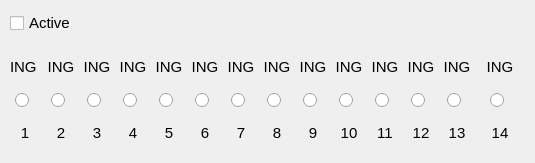
<?xml version="1.0" encoding="UTF-8"?>
<ui version="4.0">
 <class>Form</class>
 <widget class="QWidget" name="Form">
  <property name="geometry">
   <rect>
    <x>0</x>
    <y>0</y>
    <width>535</width>
    <height>163</height>
   </rect>
  </property>
  <property name="windowTitle">
   <string>Form</string>
  </property>
  <widget class="QWidget" name="layoutWidget">
   <property name="geometry">
    <rect>
     <x>10</x>
     <y>50</y>
     <width>513</width>
     <height>101</height>
    </rect>
   </property>
   <layout class="QGridLayout" name="gridLayout_3">
    <item row="2" column="2" alignment="Qt::AlignHCenter">
     <widget class="QLabel" name="label_35">
      <property name="minimumSize">
       <size>
        <width>20</width>
        <height>20</height>
       </size>
      </property>
      <property name="maximumSize">
       <size>
        <width>20</width>
        <height>20</height>
       </size>
      </property>
      <property name="font">
       <font>
        <pointsize>11</pointsize>
       </font>
      </property>
      <property name="text">
       <string>3</string>
      </property>
      <property name="alignment">
       <set>Qt::AlignCenter</set>
      </property>
     </widget>
    </item>
    <item row="1" column="12" alignment="Qt::AlignHCenter">
     <widget class="QRadioButton" name="radioButton13">
      <property name="sizePolicy">
       <sizepolicy hsizetype="Expanding" vsizetype="Fixed">
        <horstretch>0</horstretch>
        <verstretch>0</verstretch>
       </sizepolicy>
      </property>
      <property name="minimumSize">
       <size>
        <width>20</width>
        <height>20</height>
       </size>
      </property>
      <property name="maximumSize">
       <size>
        <width>20</width>
        <height>20</height>
       </size>
      </property>
      <property name="text">
       <string/>
      </property>
     </widget>
    </item>
    <item row="2" column="4" alignment="Qt::AlignHCenter">
     <widget class="QLabel" name="label_37">
      <property name="minimumSize">
       <size>
        <width>20</width>
        <height>20</height>
       </size>
      </property>
      <property name="maximumSize">
       <size>
        <width>20</width>
        <height>20</height>
       </size>
      </property>
      <property name="font">
       <font>
        <pointsize>11</pointsize>
       </font>
      </property>
      <property name="text">
       <string>5</string>
      </property>
      <property name="alignment">
       <set>Qt::AlignCenter</set>
      </property>
     </widget>
    </item>
    <item row="2" column="7" alignment="Qt::AlignHCenter">
     <widget class="QLabel" name="label_40">
      <property name="minimumSize">
       <size>
        <width>20</width>
        <height>20</height>
       </size>
      </property>
      <property name="maximumSize">
       <size>
        <width>20</width>
        <height>20</height>
       </size>
      </property>
      <property name="font">
       <font>
        <pointsize>11</pointsize>
       </font>
      </property>
      <property name="text">
       <string>8</string>
      </property>
      <property name="alignment">
       <set>Qt::AlignCenter</set>
      </property>
     </widget>
    </item>
    <item row="1" column="0" alignment="Qt::AlignHCenter">
     <widget class="QRadioButton" name="radioButton01">
      <property name="sizePolicy">
       <sizepolicy hsizetype="Expanding" vsizetype="Fixed">
        <horstretch>0</horstretch>
        <verstretch>0</verstretch>
       </sizepolicy>
      </property>
      <property name="minimumSize">
       <size>
        <width>20</width>
        <height>20</height>
       </size>
      </property>
      <property name="maximumSize">
       <size>
        <width>20</width>
        <height>20</height>
       </size>
      </property>
      <property name="layoutDirection">
       <enum>Qt::LeftToRight</enum>
      </property>
      <property name="text">
       <string/>
      </property>
      <property name="checked">
       <bool>false</bool>
      </property>
      <property name="autoExclusive">
       <bool>false</bool>
      </property>
     </widget>
    </item>
    <item row="1" column="11" alignment="Qt::AlignHCenter">
     <widget class="QRadioButton" name="radioButton12">
      <property name="sizePolicy">
       <sizepolicy hsizetype="Expanding" vsizetype="Fixed">
        <horstretch>0</horstretch>
        <verstretch>0</verstretch>
       </sizepolicy>
      </property>
      <property name="minimumSize">
       <size>
        <width>20</width>
        <height>20</height>
       </size>
      </property>
      <property name="maximumSize">
       <size>
        <width>20</width>
        <height>20</height>
       </size>
      </property>
      <property name="text">
       <string/>
      </property>
     </widget>
    </item>
    <item row="1" column="2" alignment="Qt::AlignHCenter">
     <widget class="QRadioButton" name="radioButton03">
      <property name="sizePolicy">
       <sizepolicy hsizetype="Expanding" vsizetype="Fixed">
        <horstretch>0</horstretch>
        <verstretch>0</verstretch>
       </sizepolicy>
      </property>
      <property name="minimumSize">
       <size>
        <width>20</width>
        <height>20</height>
       </size>
      </property>
      <property name="maximumSize">
       <size>
        <width>20</width>
        <height>20</height>
       </size>
      </property>
      <property name="text">
       <string/>
      </property>
     </widget>
    </item>
    <item row="1" column="5" alignment="Qt::AlignHCenter">
     <widget class="QRadioButton" name="radioButton06">
      <property name="sizePolicy">
       <sizepolicy hsizetype="Expanding" vsizetype="Fixed">
        <horstretch>0</horstretch>
        <verstretch>0</verstretch>
       </sizepolicy>
      </property>
      <property name="minimumSize">
       <size>
        <width>20</width>
        <height>20</height>
       </size>
      </property>
      <property name="maximumSize">
       <size>
        <width>20</width>
        <height>20</height>
       </size>
      </property>
      <property name="text">
       <string/>
      </property>
     </widget>
    </item>
    <item row="2" column="6" alignment="Qt::AlignHCenter">
     <widget class="QLabel" name="label_39">
      <property name="minimumSize">
       <size>
        <width>20</width>
        <height>20</height>
       </size>
      </property>
      <property name="maximumSize">
       <size>
        <width>20</width>
        <height>20</height>
       </size>
      </property>
      <property name="font">
       <font>
        <pointsize>11</pointsize>
       </font>
      </property>
      <property name="text">
       <string>7</string>
      </property>
      <property name="alignment">
       <set>Qt::AlignCenter</set>
      </property>
     </widget>
    </item>
    <item row="2" column="1" alignment="Qt::AlignHCenter">
     <widget class="QLabel" name="label_34">
      <property name="minimumSize">
       <size>
        <width>20</width>
        <height>20</height>
       </size>
      </property>
      <property name="maximumSize">
       <size>
        <width>20</width>
        <height>20</height>
       </size>
      </property>
      <property name="font">
       <font>
        <pointsize>11</pointsize>
       </font>
      </property>
      <property name="text">
       <string>2</string>
      </property>
      <property name="alignment">
       <set>Qt::AlignCenter</set>
      </property>
     </widget>
    </item>
    <item row="1" column="1" alignment="Qt::AlignHCenter">
     <widget class="QRadioButton" name="radioButton02">
      <property name="sizePolicy">
       <sizepolicy hsizetype="Expanding" vsizetype="Fixed">
        <horstretch>0</horstretch>
        <verstretch>0</verstretch>
       </sizepolicy>
      </property>
      <property name="minimumSize">
       <size>
        <width>20</width>
        <height>20</height>
       </size>
      </property>
      <property name="maximumSize">
       <size>
        <width>20</width>
        <height>20</height>
       </size>
      </property>
      <property name="text">
       <string/>
      </property>
     </widget>
    </item>
    <item row="2" column="11" alignment="Qt::AlignHCenter">
     <widget class="QLabel" name="label_44">
      <property name="minimumSize">
       <size>
        <width>20</width>
        <height>20</height>
       </size>
      </property>
      <property name="maximumSize">
       <size>
        <width>20</width>
        <height>20</height>
       </size>
      </property>
      <property name="font">
       <font>
        <pointsize>11</pointsize>
       </font>
      </property>
      <property name="text">
       <string>12</string>
      </property>
      <property name="alignment">
       <set>Qt::AlignCenter</set>
      </property>
     </widget>
    </item>
    <item row="2" column="8" alignment="Qt::AlignHCenter">
     <widget class="QLabel" name="label_41">
      <property name="minimumSize">
       <size>
        <width>20</width>
        <height>20</height>
       </size>
      </property>
      <property name="maximumSize">
       <size>
        <width>20</width>
        <height>20</height>
       </size>
      </property>
      <property name="font">
       <font>
        <pointsize>11</pointsize>
       </font>
      </property>
      <property name="text">
       <string>9</string>
      </property>
      <property name="alignment">
       <set>Qt::AlignCenter</set>
      </property>
     </widget>
    </item>
    <item row="2" column="5" alignment="Qt::AlignHCenter">
     <widget class="QLabel" name="label_38">
      <property name="minimumSize">
       <size>
        <width>20</width>
        <height>20</height>
       </size>
      </property>
      <property name="maximumSize">
       <size>
        <width>20</width>
        <height>20</height>
       </size>
      </property>
      <property name="font">
       <font>
        <pointsize>11</pointsize>
       </font>
      </property>
      <property name="text">
       <string>6</string>
      </property>
      <property name="alignment">
       <set>Qt::AlignCenter</set>
      </property>
     </widget>
    </item>
    <item row="2" column="10" alignment="Qt::AlignHCenter">
     <widget class="QLabel" name="label_43">
      <property name="minimumSize">
       <size>
        <width>20</width>
        <height>20</height>
       </size>
      </property>
      <property name="maximumSize">
       <size>
        <width>20</width>
        <height>20</height>
       </size>
      </property>
      <property name="font">
       <font>
        <pointsize>11</pointsize>
       </font>
      </property>
      <property name="text">
       <string>11</string>
      </property>
      <property name="alignment">
       <set>Qt::AlignCenter</set>
      </property>
     </widget>
    </item>
    <item row="2" column="13" alignment="Qt::AlignHCenter">
     <widget class="QLabel" name="label_46">
      <property name="minimumSize">
       <size>
        <width>20</width>
        <height>20</height>
       </size>
      </property>
      <property name="maximumSize">
       <size>
        <width>20</width>
        <height>20</height>
       </size>
      </property>
      <property name="font">
       <font>
        <pointsize>11</pointsize>
       </font>
      </property>
      <property name="text">
       <string>14</string>
      </property>
      <property name="alignment">
       <set>Qt::AlignCenter</set>
      </property>
     </widget>
    </item>
    <item row="1" column="3" alignment="Qt::AlignHCenter">
     <widget class="QRadioButton" name="radioButton04">
      <property name="sizePolicy">
       <sizepolicy hsizetype="Expanding" vsizetype="Fixed">
        <horstretch>0</horstretch>
        <verstretch>0</verstretch>
       </sizepolicy>
      </property>
      <property name="minimumSize">
       <size>
        <width>20</width>
        <height>20</height>
       </size>
      </property>
      <property name="maximumSize">
       <size>
        <width>20</width>
        <height>20</height>
       </size>
      </property>
      <property name="text">
       <string/>
      </property>
     </widget>
    </item>
    <item row="2" column="9" alignment="Qt::AlignHCenter">
     <widget class="QLabel" name="label_42">
      <property name="minimumSize">
       <size>
        <width>20</width>
        <height>20</height>
       </size>
      </property>
      <property name="maximumSize">
       <size>
        <width>20</width>
        <height>20</height>
       </size>
      </property>
      <property name="font">
       <font>
        <pointsize>11</pointsize>
       </font>
      </property>
      <property name="text">
       <string>10</string>
      </property>
      <property name="alignment">
       <set>Qt::AlignCenter</set>
      </property>
     </widget>
    </item>
    <item row="1" column="8" alignment="Qt::AlignHCenter">
     <widget class="QRadioButton" name="radioButton09">
      <property name="sizePolicy">
       <sizepolicy hsizetype="Expanding" vsizetype="Fixed">
        <horstretch>0</horstretch>
        <verstretch>0</verstretch>
       </sizepolicy>
      </property>
      <property name="minimumSize">
       <size>
        <width>20</width>
        <height>20</height>
       </size>
      </property>
      <property name="maximumSize">
       <size>
        <width>20</width>
        <height>20</height>
       </size>
      </property>
      <property name="text">
       <string/>
      </property>
     </widget>
    </item>
    <item row="2" column="12" alignment="Qt::AlignHCenter">
     <widget class="QLabel" name="label_45">
      <property name="minimumSize">
       <size>
        <width>20</width>
        <height>20</height>
       </size>
      </property>
      <property name="maximumSize">
       <size>
        <width>20</width>
        <height>20</height>
       </size>
      </property>
      <property name="font">
       <font>
        <pointsize>11</pointsize>
       </font>
      </property>
      <property name="text">
       <string>13</string>
      </property>
      <property name="alignment">
       <set>Qt::AlignCenter</set>
      </property>
     </widget>
    </item>
    <item row="2" column="3" alignment="Qt::AlignHCenter">
     <widget class="QLabel" name="label_36">
      <property name="minimumSize">
       <size>
        <width>20</width>
        <height>20</height>
       </size>
      </property>
      <property name="maximumSize">
       <size>
        <width>20</width>
        <height>20</height>
       </size>
      </property>
      <property name="font">
       <font>
        <pointsize>11</pointsize>
       </font>
      </property>
      <property name="text">
       <string>4</string>
      </property>
      <property name="alignment">
       <set>Qt::AlignCenter</set>
      </property>
     </widget>
    </item>
    <item row="1" column="7" alignment="Qt::AlignHCenter">
     <widget class="QRadioButton" name="radioButton08">
      <property name="sizePolicy">
       <sizepolicy hsizetype="Expanding" vsizetype="Fixed">
        <horstretch>0</horstretch>
        <verstretch>0</verstretch>
       </sizepolicy>
      </property>
      <property name="minimumSize">
       <size>
        <width>20</width>
        <height>20</height>
       </size>
      </property>
      <property name="maximumSize">
       <size>
        <width>20</width>
        <height>20</height>
       </size>
      </property>
      <property name="text">
       <string/>
      </property>
     </widget>
    </item>
    <item row="1" column="13" alignment="Qt::AlignHCenter">
     <widget class="QRadioButton" name="radioButton14">
      <property name="sizePolicy">
       <sizepolicy hsizetype="Expanding" vsizetype="Fixed">
        <horstretch>0</horstretch>
        <verstretch>0</verstretch>
       </sizepolicy>
      </property>
      <property name="minimumSize">
       <size>
        <width>20</width>
        <height>20</height>
       </size>
      </property>
      <property name="maximumSize">
       <size>
        <width>20</width>
        <height>20</height>
       </size>
      </property>
      <property name="text">
       <string/>
      </property>
     </widget>
    </item>
    <item row="1" column="4" alignment="Qt::AlignHCenter">
     <widget class="QRadioButton" name="radioButton05">
      <property name="sizePolicy">
       <sizepolicy hsizetype="Expanding" vsizetype="Fixed">
        <horstretch>0</horstretch>
        <verstretch>0</verstretch>
       </sizepolicy>
      </property>
      <property name="minimumSize">
       <size>
        <width>20</width>
        <height>20</height>
       </size>
      </property>
      <property name="maximumSize">
       <size>
        <width>20</width>
        <height>20</height>
       </size>
      </property>
      <property name="text">
       <string/>
      </property>
     </widget>
    </item>
    <item row="1" column="6" alignment="Qt::AlignHCenter">
     <widget class="QRadioButton" name="radioButton07">
      <property name="sizePolicy">
       <sizepolicy hsizetype="Expanding" vsizetype="Fixed">
        <horstretch>0</horstretch>
        <verstretch>0</verstretch>
       </sizepolicy>
      </property>
      <property name="minimumSize">
       <size>
        <width>20</width>
        <height>20</height>
       </size>
      </property>
      <property name="maximumSize">
       <size>
        <width>20</width>
        <height>20</height>
       </size>
      </property>
      <property name="text">
       <string/>
      </property>
     </widget>
    </item>
    <item row="1" column="10" alignment="Qt::AlignHCenter">
     <widget class="QRadioButton" name="radioButton11">
      <property name="sizePolicy">
       <sizepolicy hsizetype="Expanding" vsizetype="Fixed">
        <horstretch>0</horstretch>
        <verstretch>0</verstretch>
       </sizepolicy>
      </property>
      <property name="minimumSize">
       <size>
        <width>20</width>
        <height>20</height>
       </size>
      </property>
      <property name="maximumSize">
       <size>
        <width>20</width>
        <height>20</height>
       </size>
      </property>
      <property name="text">
       <string/>
      </property>
     </widget>
    </item>
    <item row="2" column="0" alignment="Qt::AlignHCenter">
     <widget class="QLabel" name="label_33">
      <property name="minimumSize">
       <size>
        <width>20</width>
        <height>20</height>
       </size>
      </property>
      <property name="maximumSize">
       <size>
        <width>20</width>
        <height>20</height>
       </size>
      </property>
      <property name="font">
       <font>
        <pointsize>11</pointsize>
       </font>
      </property>
      <property name="text">
       <string>1</string>
      </property>
      <property name="alignment">
       <set>Qt::AlignCenter</set>
      </property>
     </widget>
    </item>
    <item row="1" column="9" alignment="Qt::AlignHCenter">
     <widget class="QRadioButton" name="radioButton10">
      <property name="sizePolicy">
       <sizepolicy hsizetype="Expanding" vsizetype="Fixed">
        <horstretch>0</horstretch>
        <verstretch>0</verstretch>
       </sizepolicy>
      </property>
      <property name="minimumSize">
       <size>
        <width>20</width>
        <height>20</height>
       </size>
      </property>
      <property name="maximumSize">
       <size>
        <width>20</width>
        <height>20</height>
       </size>
      </property>
      <property name="text">
       <string/>
      </property>
     </widget>
    </item>
    <item row="0" column="0">
     <widget class="QLabel" name="runeLabel_1">
      <property name="minimumSize">
       <size>
        <width>30</width>
        <height>20</height>
       </size>
      </property>
      <property name="maximumSize">
       <size>
        <width>20</width>
        <height>20</height>
       </size>
      </property>
      <property name="font">
       <font>
        <pointsize>11</pointsize>
       </font>
      </property>
      <property name="text">
       <string>ING</string>
      </property>
     </widget>
    </item>
    <item row="0" column="1">
     <widget class="QLabel" name="runeLabel_2">
      <property name="minimumSize">
       <size>
        <width>30</width>
        <height>20</height>
       </size>
      </property>
      <property name="maximumSize">
       <size>
        <width>20</width>
        <height>20</height>
       </size>
      </property>
      <property name="font">
       <font>
        <pointsize>11</pointsize>
       </font>
      </property>
      <property name="text">
       <string>ING</string>
      </property>
      <property name="alignment">
       <set>Qt::AlignCenter</set>
      </property>
     </widget>
    </item>
    <item row="0" column="2">
     <widget class="QLabel" name="runeLabel_3">
      <property name="minimumSize">
       <size>
        <width>30</width>
        <height>20</height>
       </size>
      </property>
      <property name="maximumSize">
       <size>
        <width>20</width>
        <height>20</height>
       </size>
      </property>
      <property name="font">
       <font>
        <pointsize>11</pointsize>
       </font>
      </property>
      <property name="text">
       <string>ING</string>
      </property>
      <property name="alignment">
       <set>Qt::AlignCenter</set>
      </property>
     </widget>
    </item>
    <item row="0" column="3">
     <widget class="QLabel" name="runeLabel_4">
      <property name="minimumSize">
       <size>
        <width>30</width>
        <height>20</height>
       </size>
      </property>
      <property name="maximumSize">
       <size>
        <width>20</width>
        <height>20</height>
       </size>
      </property>
      <property name="font">
       <font>
        <pointsize>11</pointsize>
       </font>
      </property>
      <property name="text">
       <string>ING</string>
      </property>
      <property name="alignment">
       <set>Qt::AlignCenter</set>
      </property>
     </widget>
    </item>
    <item row="0" column="4">
     <widget class="QLabel" name="runeLabel_5">
      <property name="minimumSize">
       <size>
        <width>30</width>
        <height>20</height>
       </size>
      </property>
      <property name="maximumSize">
       <size>
        <width>20</width>
        <height>20</height>
       </size>
      </property>
      <property name="font">
       <font>
        <pointsize>11</pointsize>
       </font>
      </property>
      <property name="text">
       <string>ING</string>
      </property>
      <property name="alignment">
       <set>Qt::AlignCenter</set>
      </property>
     </widget>
    </item>
    <item row="0" column="5">
     <widget class="QLabel" name="runeLabel_6">
      <property name="minimumSize">
       <size>
        <width>30</width>
        <height>20</height>
       </size>
      </property>
      <property name="maximumSize">
       <size>
        <width>20</width>
        <height>20</height>
       </size>
      </property>
      <property name="font">
       <font>
        <pointsize>11</pointsize>
       </font>
      </property>
      <property name="text">
       <string>ING</string>
      </property>
      <property name="alignment">
       <set>Qt::AlignCenter</set>
      </property>
     </widget>
    </item>
    <item row="0" column="6">
     <widget class="QLabel" name="runeLabel_7">
      <property name="minimumSize">
       <size>
        <width>30</width>
        <height>20</height>
       </size>
      </property>
      <property name="maximumSize">
       <size>
        <width>20</width>
        <height>20</height>
       </size>
      </property>
      <property name="font">
       <font>
        <pointsize>11</pointsize>
       </font>
      </property>
      <property name="text">
       <string>ING</string>
      </property>
      <property name="alignment">
       <set>Qt::AlignCenter</set>
      </property>
     </widget>
    </item>
    <item row="0" column="7">
     <widget class="QLabel" name="runeLabel_8">
      <property name="minimumSize">
       <size>
        <width>30</width>
        <height>20</height>
       </size>
      </property>
      <property name="maximumSize">
       <size>
        <width>20</width>
        <height>20</height>
       </size>
      </property>
      <property name="font">
       <font>
        <pointsize>11</pointsize>
       </font>
      </property>
      <property name="text">
       <string>ING</string>
      </property>
      <property name="alignment">
       <set>Qt::AlignCenter</set>
      </property>
     </widget>
    </item>
    <item row="0" column="8">
     <widget class="QLabel" name="runeLabel_9">
      <property name="minimumSize">
       <size>
        <width>30</width>
        <height>20</height>
       </size>
      </property>
      <property name="maximumSize">
       <size>
        <width>20</width>
        <height>20</height>
       </size>
      </property>
      <property name="font">
       <font>
        <pointsize>11</pointsize>
       </font>
      </property>
      <property name="text">
       <string>ING</string>
      </property>
      <property name="alignment">
       <set>Qt::AlignCenter</set>
      </property>
     </widget>
    </item>
    <item row="0" column="9">
     <widget class="QLabel" name="runeLabel_10">
      <property name="minimumSize">
       <size>
        <width>30</width>
        <height>20</height>
       </size>
      </property>
      <property name="maximumSize">
       <size>
        <width>20</width>
        <height>20</height>
       </size>
      </property>
      <property name="font">
       <font>
        <pointsize>11</pointsize>
       </font>
      </property>
      <property name="text">
       <string>ING</string>
      </property>
      <property name="alignment">
       <set>Qt::AlignCenter</set>
      </property>
     </widget>
    </item>
    <item row="0" column="10">
     <widget class="QLabel" name="runeLabel_11">
      <property name="minimumSize">
       <size>
        <width>30</width>
        <height>20</height>
       </size>
      </property>
      <property name="maximumSize">
       <size>
        <width>20</width>
        <height>20</height>
       </size>
      </property>
      <property name="font">
       <font>
        <pointsize>11</pointsize>
       </font>
      </property>
      <property name="text">
       <string>ING</string>
      </property>
      <property name="alignment">
       <set>Qt::AlignCenter</set>
      </property>
     </widget>
    </item>
    <item row="0" column="11">
     <widget class="QLabel" name="runeLabel_12">
      <property name="minimumSize">
       <size>
        <width>30</width>
        <height>20</height>
       </size>
      </property>
      <property name="maximumSize">
       <size>
        <width>20</width>
        <height>20</height>
       </size>
      </property>
      <property name="font">
       <font>
        <pointsize>11</pointsize>
       </font>
      </property>
      <property name="text">
       <string>ING</string>
      </property>
      <property name="alignment">
       <set>Qt::AlignCenter</set>
      </property>
     </widget>
    </item>
    <item row="0" column="12">
     <widget class="QLabel" name="runeLabel_13">
      <property name="minimumSize">
       <size>
        <width>30</width>
        <height>20</height>
       </size>
      </property>
      <property name="maximumSize">
       <size>
        <width>20</width>
        <height>20</height>
       </size>
      </property>
      <property name="font">
       <font>
        <pointsize>11</pointsize>
       </font>
      </property>
      <property name="text">
       <string>ING</string>
      </property>
      <property name="alignment">
       <set>Qt::AlignCenter</set>
      </property>
     </widget>
    </item>
    <item row="0" column="13" alignment="Qt::AlignHCenter">
     <widget class="QLabel" name="runeLabel_14">
      <property name="minimumSize">
       <size>
        <width>30</width>
        <height>20</height>
       </size>
      </property>
      <property name="maximumSize">
       <size>
        <width>20</width>
        <height>20</height>
       </size>
      </property>
      <property name="font">
       <font>
        <pointsize>11</pointsize>
       </font>
      </property>
      <property name="text">
       <string>ING</string>
      </property>
      <property name="alignment">
       <set>Qt::AlignCenter</set>
      </property>
     </widget>
    </item>
   </layout>
  </widget>
  <widget class="QCheckBox" name="checkBox">
   <property name="geometry">
    <rect>
     <x>10</x>
     <y>10</y>
     <width>93</width>
     <height>26</height>
    </rect>
   </property>
   <property name="font">
    <font>
     <pointsize>11</pointsize>
    </font>
   </property>
   <property name="text">
    <string>Active</string>
   </property>
  </widget>
 </widget>
 <resources/>
 <connections/>
</ui>
